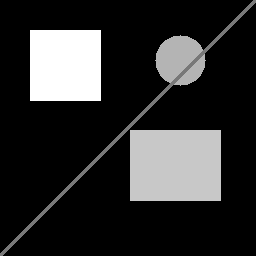
//> input picture 05_DerivativesEdgeDetection/01_Images/original_image.png, 256 x 256 px
$ ./HarrisCorner   (built with g++ and OpenCV 4)
//> lines starting //> are read from the running program, lines starting //| are printed output that depends on the picture; after the words box and inside, x2 and y2 are one past the last pixel; in counts of white or black regions, pixels touching at a corner belong together
#include <opencv2/opencv.hpp>
#include <iostream>

int main() {
    // Load the grayscale image
    cv::Mat image = cv::imread("../01_Images/original_image.png", cv::IMREAD_GRAYSCALE);
//> image is the input picture: 256 rows x 256 cols, CV_8UC1; min 0, max 255, mean 46.6
    if (image.empty()) {
        std::cerr << "Error: Could not load image!" << std::endl;
        return -1;
    }

    // Parameters for Harris Corner Detection
    int blockSize = 2;     // neighborhood size
    int apertureSize = 3;  // Sobel operator size
    double k = 0.04;       // Harris detector parameter

    // Harris corner detection
    cv::Mat harris_response;
    cv::cornerHarris(image, harris_response, blockSize, apertureSize, k);
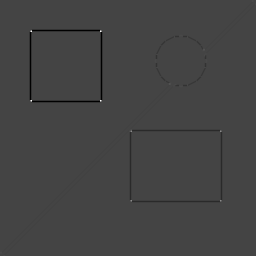
//> harris_response: 256 rows x 256 cols, CV_32FC1; min -0.04, max 0.108, mean -0.00038; drawn with min black and max white

    // Normalize and convert to 8-bit image
    cv::Mat harris_normalized;
    cv::normalize(harris_response, harris_normalized, 0, 255, cv::NORM_MINMAX);
    cv::convertScaleAbs(harris_normalized, harris_normalized);
//> harris_normalized: 256 rows x 256 cols, CV_8UC1

    // Convert grayscale to BGR for visualization
    cv::Mat color_image;
    cv::cvtColor(image, color_image, cv::COLOR_GRAY2BGR);

    // Mark corners
    for (int y = 0; y < harris_normalized.rows; y++) {
        for (int x = 0; x < harris_normalized.cols; x++) {
            if ((int)harris_normalized.at<uchar>(y, x) > 125) {
                cv::circle(color_image, cv::Point(x, y), 3, cv::Scalar(0, 0, 255), 1);
            }
        }
    }
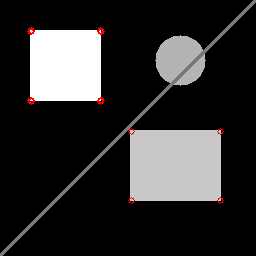
//> color_image: 256 rows x 256 cols, CV_8UC3; 0.31% of pixels changed, all inside (x1, y1, x2, y2) = (27, 27, 224, 204)

    // Save the result
    cv::imwrite("../01_Images/harris_corners_visual.png", color_image);
    std::cout << "Harris corners detected and saved as harris_corners_visual.png" << std::endl;

    return 0;
}

$ run again, with 05_DerivativesEdgeDetection/01_Images/img2.png copied over 05_DerivativesEdgeDetection/01_Images/original_image.png
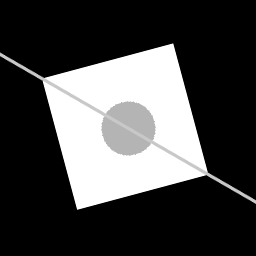
//> input picture 05_DerivativesEdgeDetection/01_Images/img2.png, 256 x 256 px
//> image is the input picture: 256 rows x 256 cols, CV_8UC1; min 0, max 255, mean 70
//> `cv::cornerHarris(image, harris_response, blockSize, apertureSize, k);`:
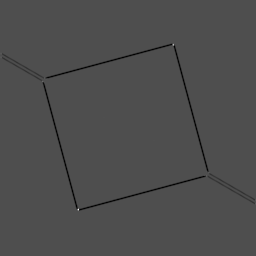
//> harris_response: 256 rows x 256 cols, CV_32FC1; min -0.0302, max 0.0677, mean -0.000356; drawn with min black and max white
